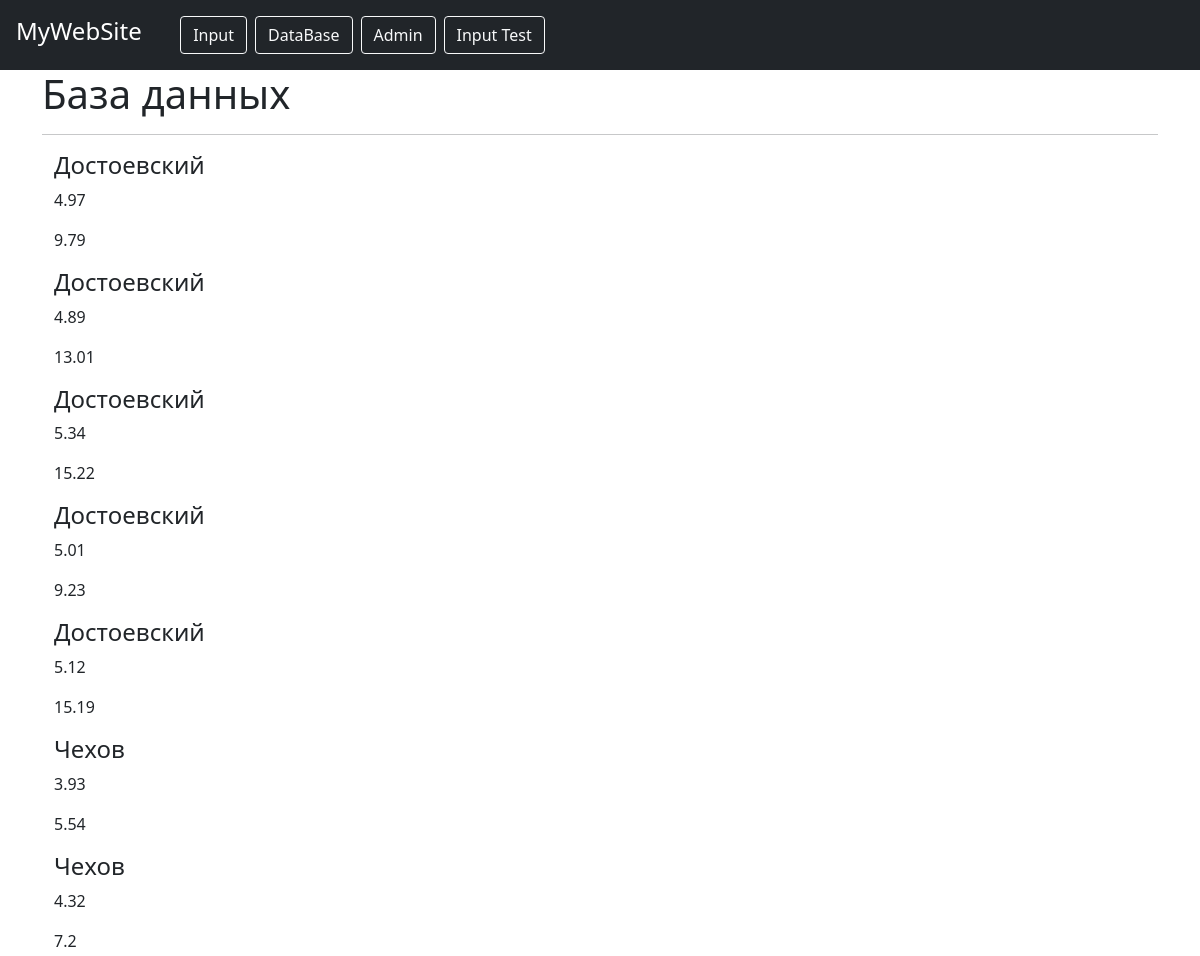
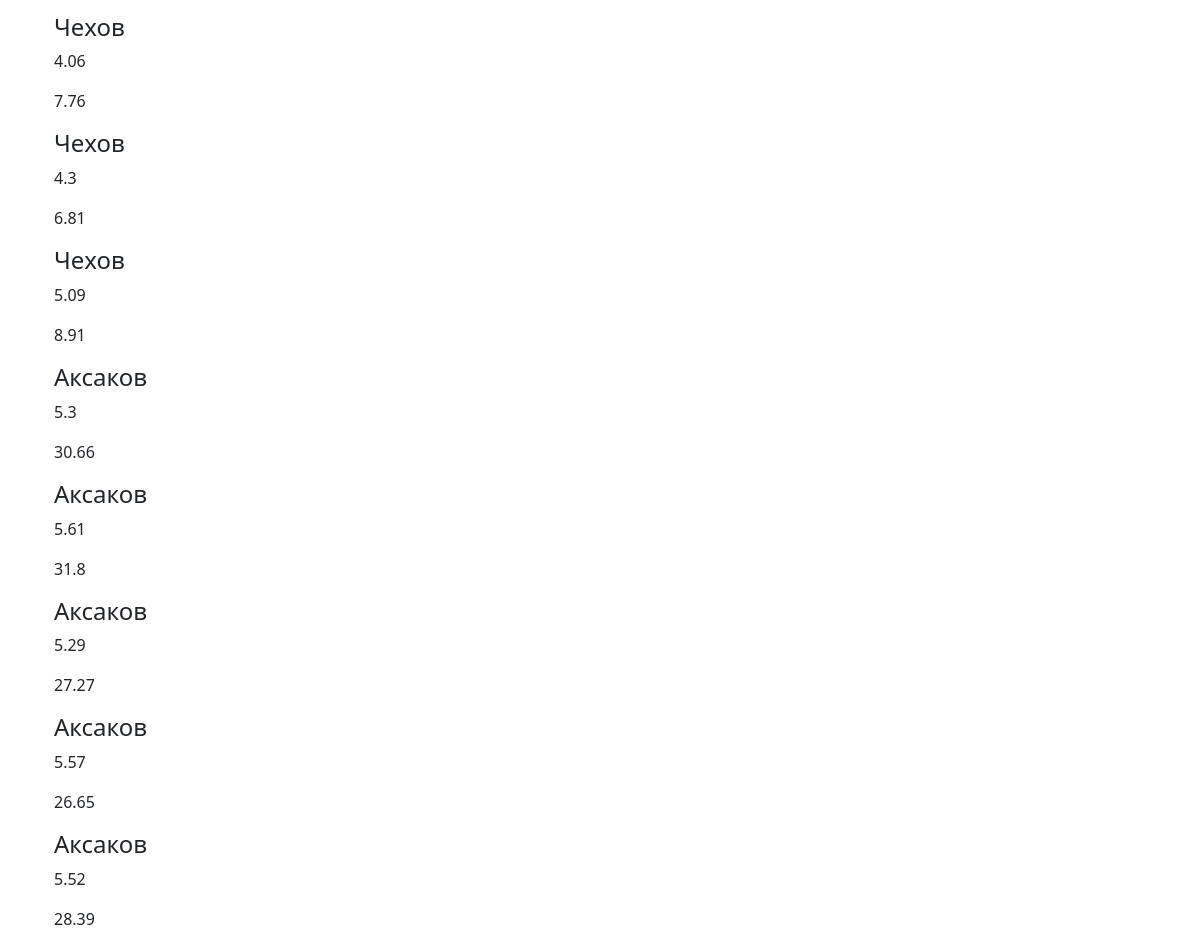
/page_database, run on the app's committed database (2 pictures, top to bottom).
### main/models.py (models this page shows)
class Table(models.Model):
    surname = models.CharField('фамилия', max_length=200)
    len_of_sentence = models.FloatField('Средняя длина предложения')
    len_of_words = models.FloatField('Средняя длина слова')
    num_of_prep_a = models.FloatField('Количество "..." :')
    num_of_prep_b = models.FloatField('Количество "!.." :')
    num_of_prep_c = models.FloatField('Количество "!" :')
    num_of_prep_d = models.FloatField('Количество "!" :')
    num_of_prep_e = models.FloatField('Количество "?" :')
    num_of_prep_f = models.FloatField('Количество "." :')
    num_of_prep_g = models.FloatField('Количество "," :')
    num_of_prep_h = models.FloatField('Количество ":" :')
    num_of_prep_i = models.FloatField('Количество ":" :')
    part_of_speech_a = models.FloatField('Количество существительных')
    part_of_speech_b = models.FloatField('Количество глаголов')
    part_of_speech_c = models.FloatField('Количество прлагательных')
    part_of_speech_d = models.FloatField('Количество наречий')
    part_of_speech_e = models.FloatField('Количество причастий')
    part_of_speech_f = models.FloatField('Количество деепричастий')
    def __str__(self):
        return self.surname

### main/views.py (the view)
# urls.py: path('page_database', views.page_database, name='page_database'),
def page_database(request):
    tasks = list(Table.objects.order_by('-id'))
    print(tasks)
    return render(request, 'main/page_database.html', {'title': 'Главная страница', 'tasks': tasks})

### main/templates/main/page_database.html
{% extends 'main/base.html' %}
{% block title %}
    <h1>
        База данных
        <hr>
    </h1>
{% endblock %}
{% block content %}
    {% if tasks %}
        {% for elem in tasks %}
            <div class="container">
                <h4>{{ elem.surname }}</h4>
                <p>{{ elem.len_of_words }}</p>
                <p>{{ elem.len_of_sentence }}</p>
            </div>
        {% endfor %}
    {% else %}
        <div class="container">
            <h2>
                Здесь пока ничего нет
            </h2>
        </div>
    {% endif %}
{% endblock %}

### main/templates/main/base.html (shortened to what this page needs)
<!doctype html>
<html lang="en">
<head>
  <link rel="stylesheet" href="https://cdn.jsdelivr.net/npm/bootstrap@5.0.0-beta3/dist/css/bootstrap.min.css">
</head>
<body>
	<header class="p-3 bg-dark text-white">
  <div class="text-white">
    <div class="d-flex align-items-center justify-content-left justify-content-lg-start text-white">
        <div class="dropdown-content-3">
            <a href="{% url 'main_page' %}" class="d-flex me-2 align-right mb-2 mb-lg-0 text-decoration-none">
                <h4>MyWebSite</h4>
            </a>
        </div>
      <ul class="container nav col-10 col-1 mb-0 mb-md-0 dropdown-content-2">
          <div class="dropdown" >
              <li><a href="{% url 'page_input' %}" class="btn btn-outline-light me-2">Input</a></li>
          </div>
          <li><a href="{% url 'page_database' %}" class="btn btn-outline-light me-2">DataBase</a></li>
          <li><a href="/admin" class="btn btn-outline-light me-2">Admin</a></li>
          <li><a href="{% url 'input_test' %}" class="btn btn-outline-light me-2">Input Test</a></li>
      </ul>
    </div>
  </div>
</header>
    <div class="container">
	  {% block title %} {% endblock %}
	  {% block content %} {% endblock %}
    </div>
</body>
</html>

### main/templates/main/base.html (style rules this page uses)
.dropdown { position: relative; display: inline-block; }
.dropdown-content-3 a { color: white; }

### data on the page
Table: surname "Достоевский", len_of_words "4.97", len_of_sentence "9.79"
Table: surname "Достоевский", len_of_words "4.89", len_of_sentence "13.01"
Table: surname "Достоевский", len_of_words "5.34", len_of_sentence "15.22"
Table: surname "Достоевский", len_of_words "5.01", len_of_sentence "9.23"
Table: surname "Достоевский", len_of_words "5.12", len_of_sentence "15.19"
Table: surname "Чехов", len_of_words "3.93", len_of_sentence "5.54"
Table: surname "Чехов", len_of_words "4.32", len_of_sentence "7.2"
Table: surname "Чехов", len_of_words "4.06", len_of_sentence "7.76"
Table: surname "Чехов", len_of_words "4.3", len_of_sentence "6.81"
Table: surname "Чехов", len_of_words "5.09", len_of_sentence "8.91"
Table: surname "Аксаков", len_of_words "5.3", len_of_sentence "30.66"
Table: surname "Аксаков", len_of_words "5.61", len_of_sentence "31.8"
Table: surname "Аксаков", len_of_words "5.29", len_of_sentence "27.27"
Table: surname "Аксаков", len_of_words "5.57", len_of_sentence "26.65"
Table: surname "Аксаков", len_of_words "5.52", len_of_sentence "28.39"
